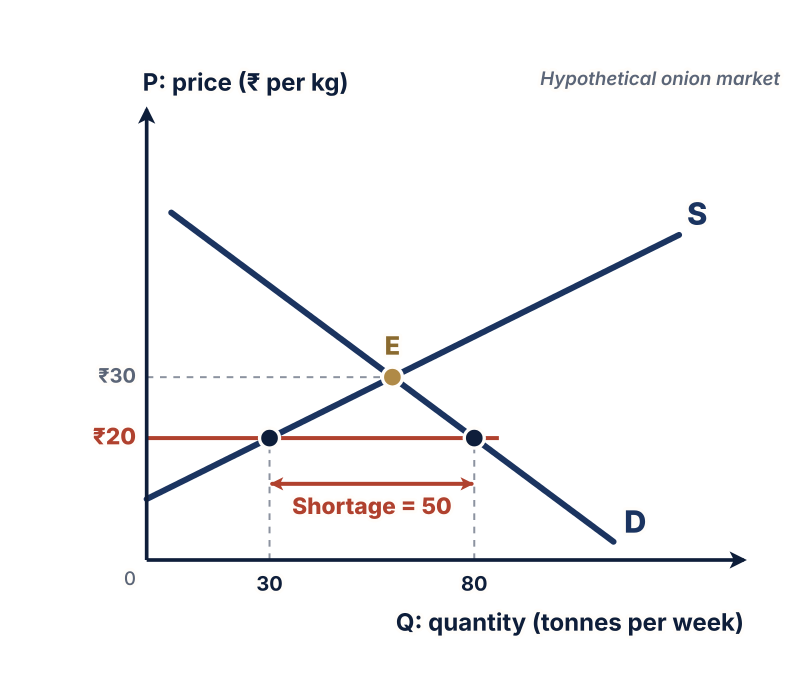
#> input picture presentation-assets/upsc-economics-first-principles/v3/png/G12_Shortage_Mini.png, 2400 x 2080 px, given in place of G12_Shortage_Mini.png.png, which was not available (shown at 1/3 size)
$ python trim.py ../png/G12_Shortage_Mini.png
#> lines starting #> are read from the running program, lines starting #| are printed output that depends on the picture; pictures that were not available may be replaced by others from this repository, and a replacement may not be noted
"""Trim transparent margins from listed PNGs (keeps a 14px pad)."""
import sys, os
from PIL import Image
D = os.path.join(os.path.dirname(os.path.abspath(__file__)), "..", "png")
for n in sys.argv[1:]:
    f = os.path.join(D, n + ".png")
    im = Image.open(f).convert("RGBA")
#> im is the input picture: PIL image 2400x2080 RGBA; mean R, G, B, A 10, 9.8, 10.6, 17.4
    bb = im.split()[3].point(lambda a: 255 if a > 8 else 0).getbbox()
#> bb = (270, 202, 2351, 1917)
    pad = 28
    box = (max(bb[0] - pad, 0), max(bb[1] - pad, 0), min(bb[2] + pad, im.width), min(bb[3] + pad, im.height))
#> box = (242, 174, 2379, 1945)
    im.crop(box).save(f)
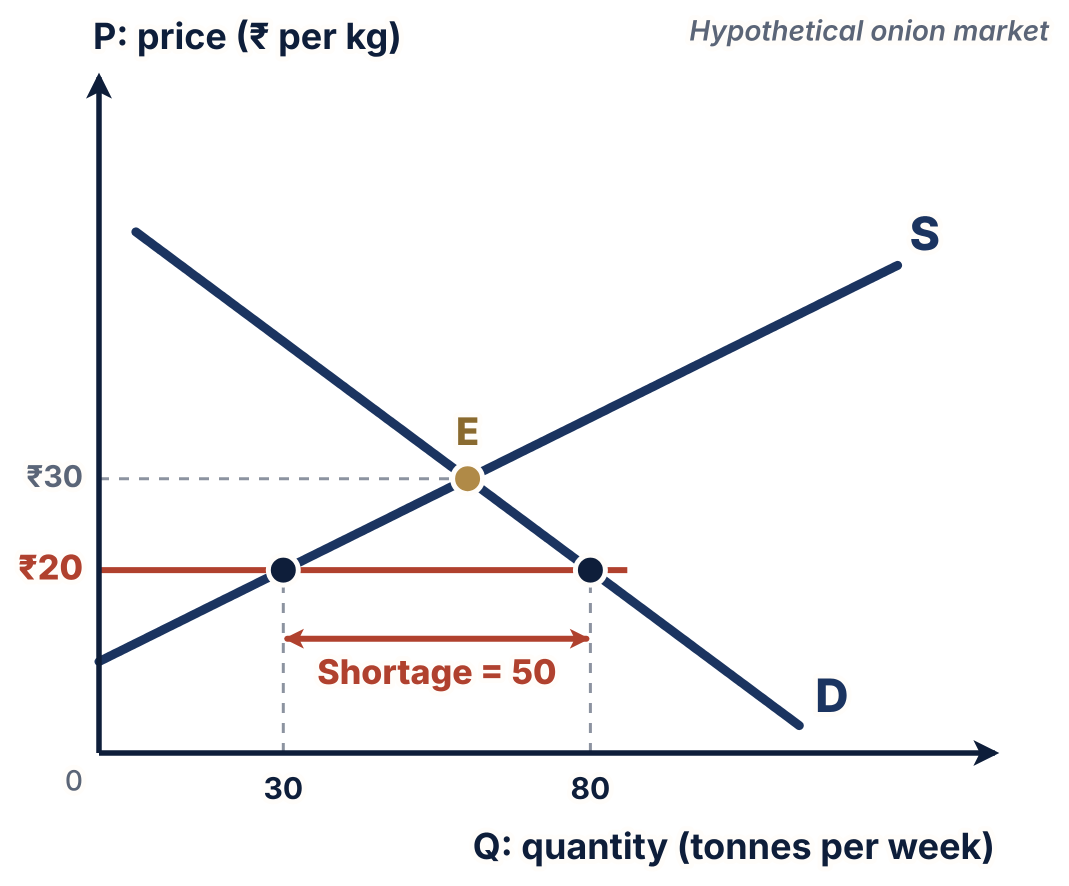
#> saved as G12_Shortage_Mini.png.png: PIL image 2137x1771 RGBA (shown at 1/2 size); mean R, G, B, A 13.2, 12.9, 14, 22.9; transparent parts drawn white
    print(n, im.size, "->", (box[2] - box[0], box[3] - box[1]), "aspect %.2f" % ((box[2] - box[0]) / (box[3] - box[1])))
#| ../png/G12_Shortage_Mini.png (2400, 2080) -> (2137, 1771) aspect 1.21

$ run again, on presentation-assets/upsc-economics-first-principles/v3/png/G19_Classify_Points.png
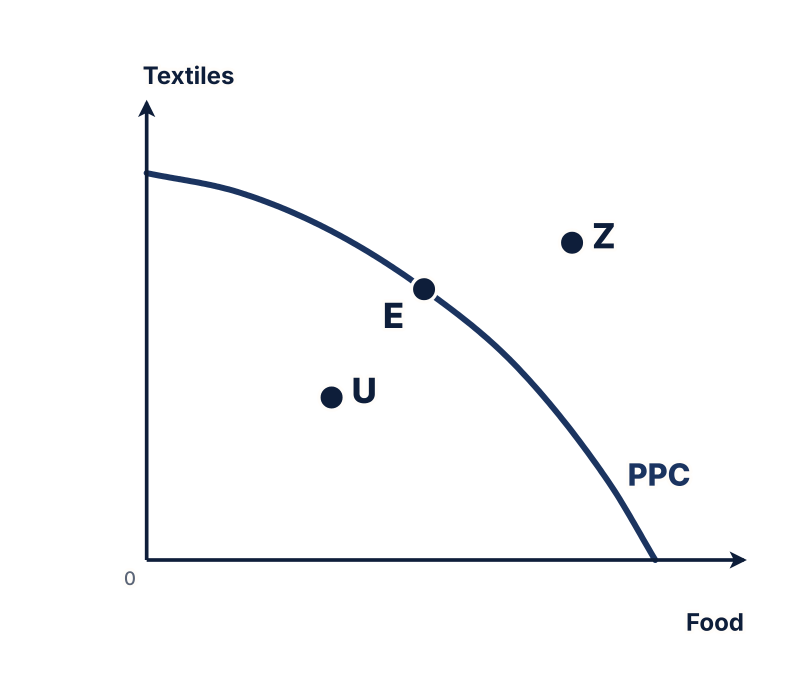
#> input picture presentation-assets/upsc-economics-first-principles/v3/png/G19_Classify_Points.png, 2400 x 2080 px, given in place of G19_Classify_Points.png.png, which was not available (shown at 1/3 size)
#> im is the input picture: PIL image 2400x2080 RGBA; mean R, G, B, A 3, 3.4, 4.1, 7.9
#> bb = (364, 186, 2241, 1903)
#> box = (336, 158, 2269, 1931)
#> `im.crop(box).save(f)`:
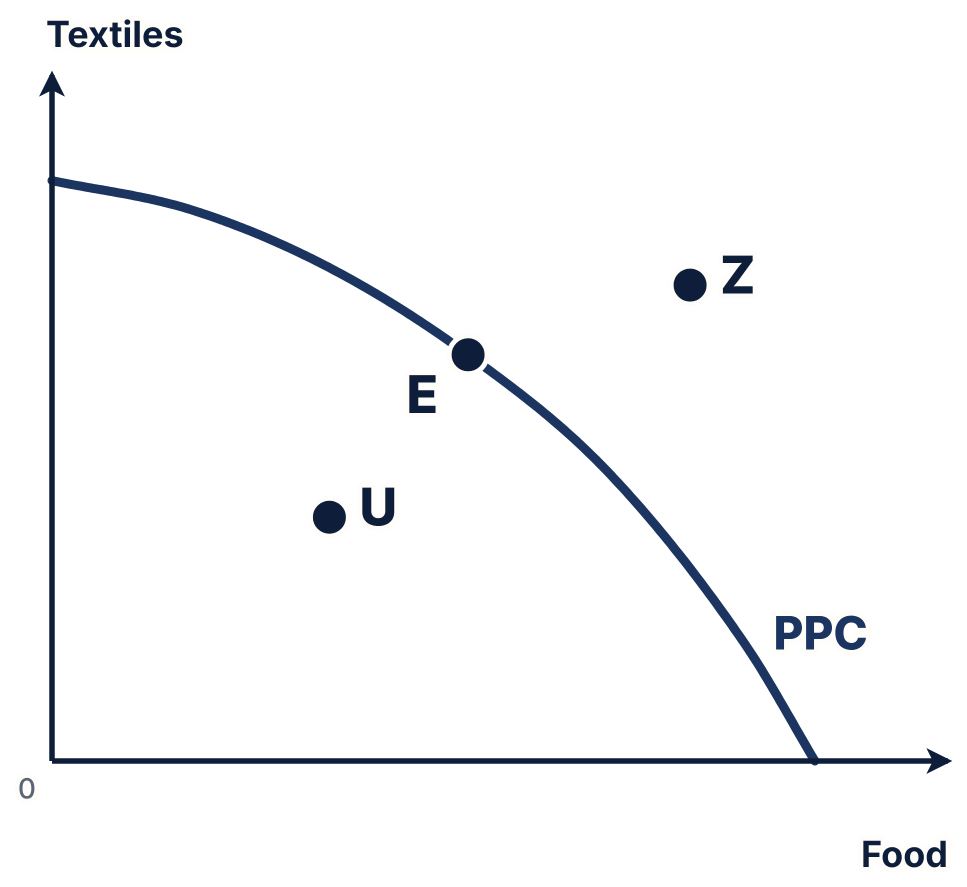
#> saved as G19_Classify_Points.png.png: PIL image 1933x1773 RGBA (shown at 1/2 size); mean R, G, B, A 4.3, 4.9, 6, 11.4; transparent parts drawn white
#| ../png/G19_Classify_Points.png (2400, 2080) -> (1933, 1773) aspect 1.09

$ run again, on presentation-assets/upsc-economics-first-principles/v3/png/G20_Efficiency.png
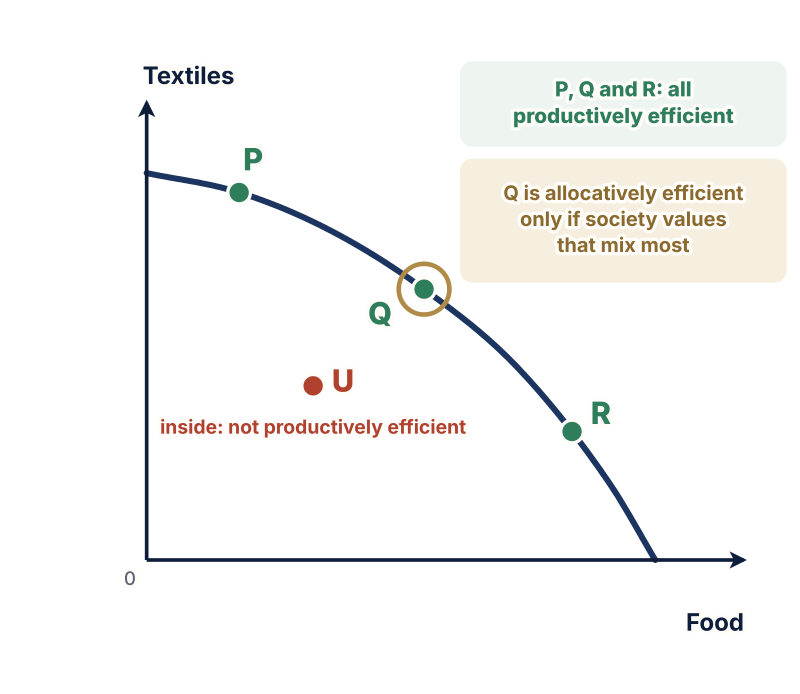
#> input picture presentation-assets/upsc-economics-first-principles/v3/png/G20_Efficiency.png, 2400 x 2080 px, given in place of G20_Efficiency.png.png, which was not available (shown at 1/3 size)
#> im is the input picture: PIL image 2400x2080 RGBA; mean R, G, B, A 34.1, 34.1, 32.8, 41.4
#> bb = (364, 184, 2360, 1903)
#> box = (336, 156, 2388, 1931)
#> `im.crop(box).save(f)`:
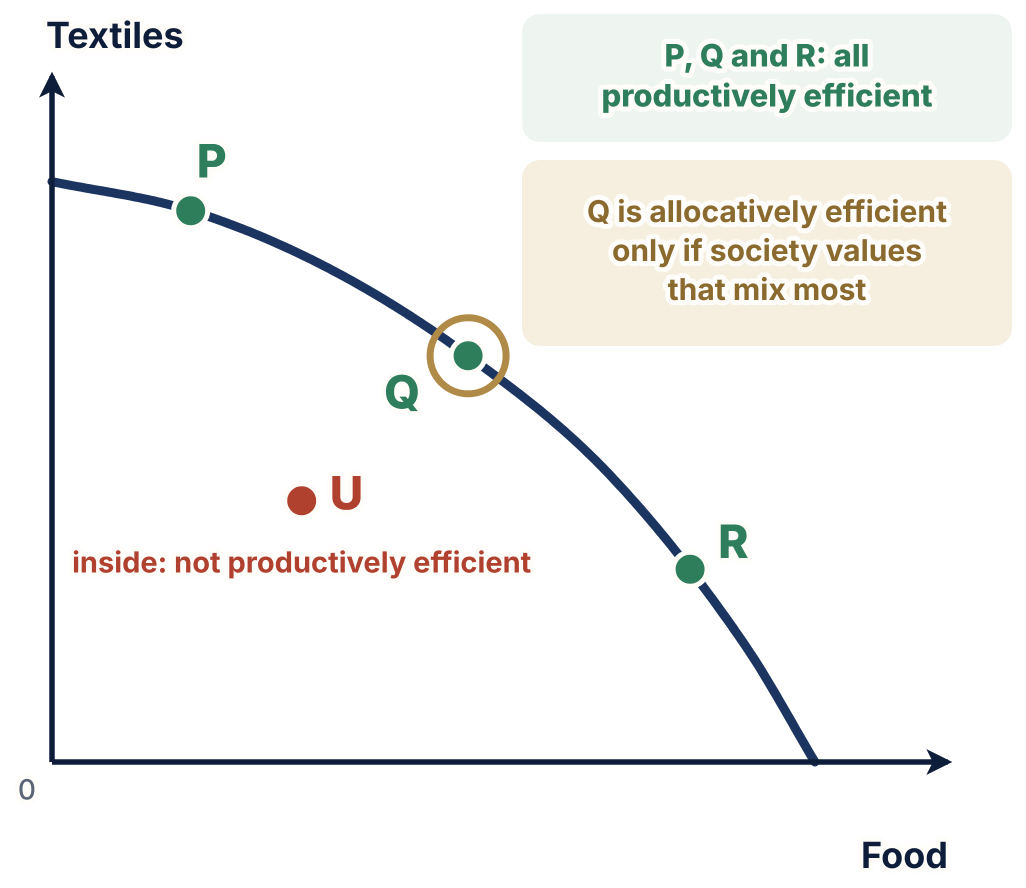
#> saved as G20_Efficiency.png.png: PIL image 2052x1775 RGBA (shown at 1/2 size); mean R, G, B, A 46.7, 46.7, 44.9, 56.7; transparent parts drawn white
#| ../png/G20_Efficiency.png (2400, 2080) -> (2052, 1775) aspect 1.16

$ run again, on presentation-assets/upsc-economics-first-principles/v3/png/G21_Opportunity_Cost_PPC.png
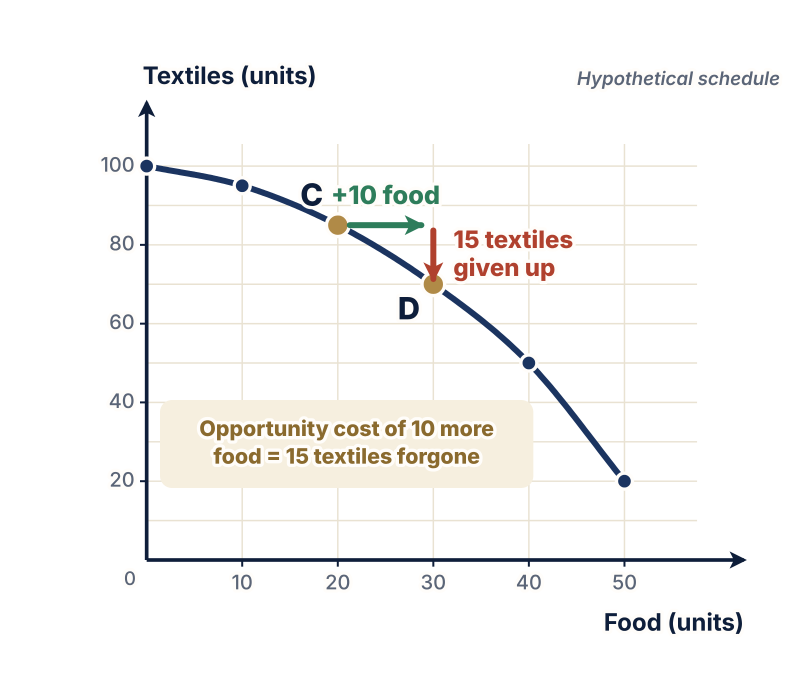
#> input picture presentation-assets/upsc-economics-first-principles/v3/png/G21_Opportunity_Cost_PPC.png, 2400 x 2080 px, given in place of G21_Opportunity_Cost_PPC.png.png, which was not available (shown at 1/3 size)
#> im is the input picture: PIL image 2400x2080 RGBA; mean R, G, B, A 27.9, 27.4, 26.4, 34.6
#> bb = (294, 186, 2348, 1912)
#> box = (266, 158, 2376, 1940)
#> `im.crop(box).save(f)`:
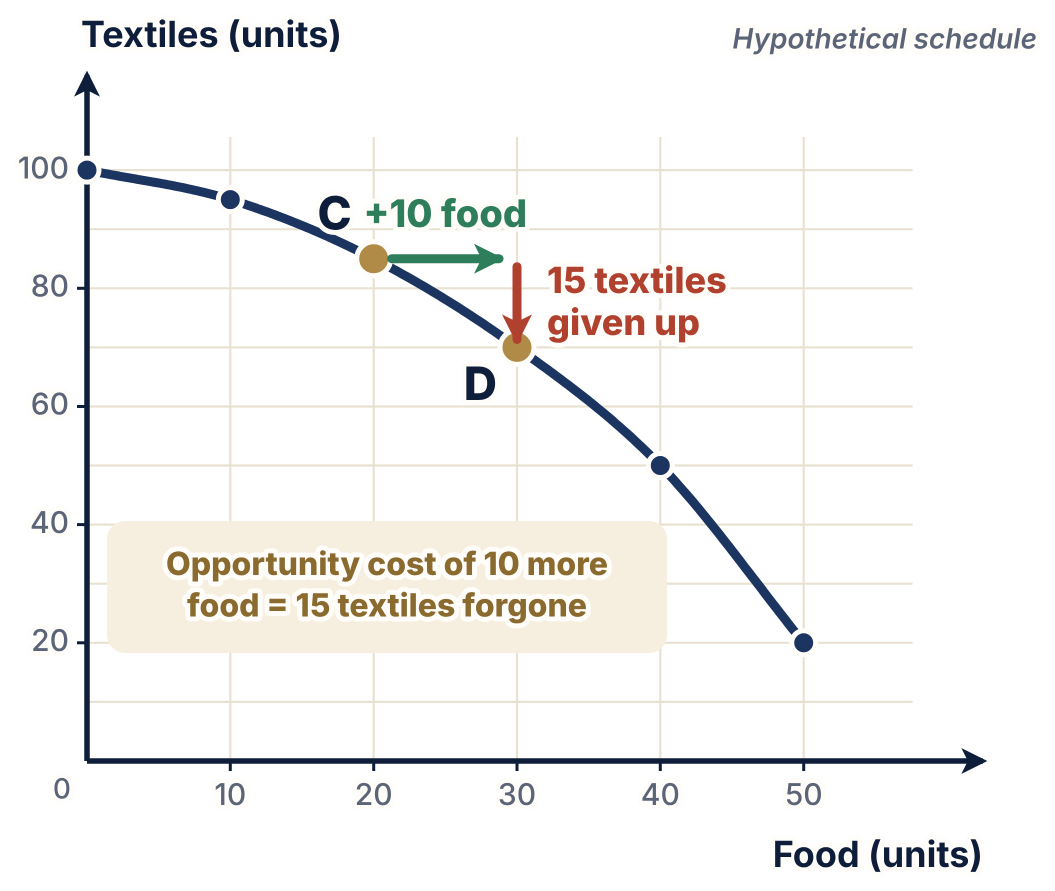
#> saved as G21_Opportunity_Cost_PPC.png.png: PIL image 2110x1782 RGBA (shown at 1/2 size); mean R, G, B, A 37.1, 36.3, 35.1, 45.9; transparent parts drawn white
#| ../png/G21_Opportunity_Cost_PPC.png (2400, 2080) -> (2110, 1782) aspect 1.18
